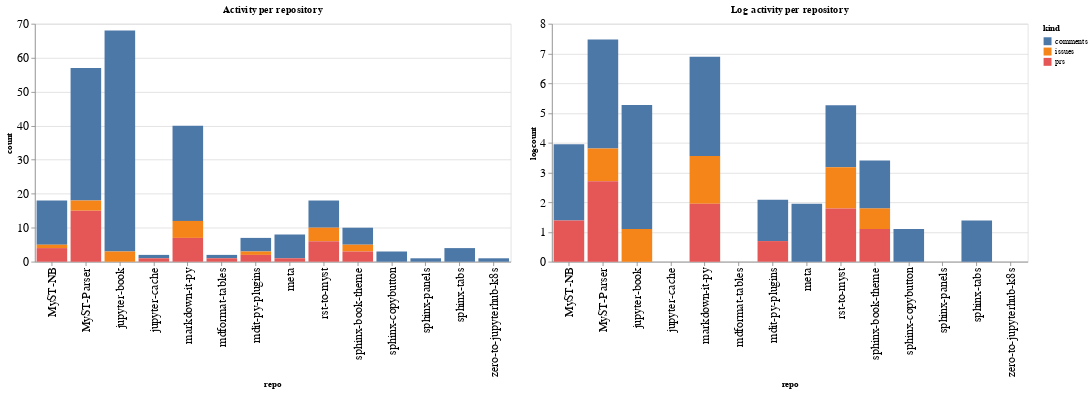

The cell this chart's notebook holds for it:
### Code cell
ch1 = alt.Chart(repo_summaries, width=600, title="Activity per repository").mark_bar().encode(
    x='repo',
    y='count',
    color='kind',
    tooltip="kind"
)

ch2 = alt.Chart(repo_summaries, width=600, title="Log activity per repository").mark_bar().encode(
    x='repo',
    y='logcount',
    color='kind',
    tooltip="kind"
)

ch1 | ch2

### Figure 1 — Vega-Lite specification as saved in the notebook (floating-point values rounded to 4 significant figures)
{"config": {"axisLeft": {"labelFontSize": 15}, "axisBottom": {"labelFontSize": 15}}, "hconcat": [{"mark": "bar", "encoding": {"color": {"type": "nominal", "field": "kind"}, "tooltip": {"type": "nominal", "field": "kind"}, "x": {"type": "nominal", "field": "repo"}, "y": {"type": "quantitative", "field": "count"}}, "title": "Activity per repository", "width": 600}, {"mark": "bar", "encoding": {"color": {"type": "nominal", "field": "kind"}, "tooltip": {"type": "nominal", "field": "kind"}, "x": {"type": "nominal", "field": "repo"}, "y": {"type": "quantitative", "field": "logcount"}}, "title": "Log activity per repository", "width": 600}], "data": {"name": "data-46ab38d0cf6b6fa07d95fa36abf030cf"}, "$schema": "https://vega.github.io/schema/vega-lite/v4.8.1.json", "datasets": {"data-46ab38d0cf6b6fa07d95fa36abf030cf": [{"repo": "MyST-NB", "kind": "comments", "count": 13, "logcount": 2.565}, {"repo": "MyST-NB", "kind": "issues", "count": 1, "logcount": 0.0}, {"repo": "MyST-NB", "kind": "prs", "count": 4, "logcount": 1.386}, {"repo": "MyST-Parser", "kind": "comments", "count": 39, "logcount": 3.664}, {"repo": "MyST-Parser", "kind": "issues", "count": 3, "logcount": 1.099}, {"repo": "MyST-Parser", "kind": "prs", "count": 15, "logcount": 2.708}, {"repo": "jupyter-book", "kind": "comments", "count": 65, "logcount": 4.174}, {"repo": "jupyter-book", "kind": "issues", "count": 3, "logcount": 1.099}, {"repo": "jupyter-cache", "kind": "comments", "count": 1, "logcount": 0.0}, {"repo": "jupyter-cache", "kind": "prs", "count": 1, "logcount": 0.0}, {"repo": "markdown-it-py", "kind": "comments", "count": 28, "logcount": 3.332}, {"repo": "markdown-it-py", "kind": "issues", "count": 5, "logcount": 1.609}, {"repo": "markdown-it-py", "kind": "prs", "count": 7, "logcount": 1.946}, {"repo": "mdformat-tables", "kind": "comments", "count": 1, "logcount": 0.0}, {"repo": "mdformat-tables", "kind": "prs", "count": 1, "logcount": 0.0}, {"repo": "mdit-py-plugins", "kind": "comments", "count": 4, "logcount": 1.386}, {"repo": "mdit-py-plugins", "kind": "issues", "count": 1, "logcount": 0.0}, {"repo": "mdit-py-plugins", "kind": "prs", "count": 2, "logcount": 0.6931}, {"repo": "meta", "kind": "comments", "count": 7, "logcount": 1.946}, {"repo": "meta", "kind": "prs", "count": 1, "logcount": 0.0}, {"repo": "rst-to-myst", "kind": "comments", "count": 8, "logcount": 2.079}, {"repo": "rst-to-myst", "kind": "issues", "count": 4, "logcount": 1.386}, {"repo": "rst-to-myst", "kind": "prs", "count": 6, "logcount": 1.792}, {"repo": "sphinx-book-theme", "kind": "comments", "count": 5, "logcount": 1.609}, {"repo": "sphinx-book-theme", "kind": "issues", "count": 2, "logcount": 0.6931}, {"repo": "sphinx-book-theme", "kind": "prs", "count": 3, "logcount": 1.099}, {"repo": "sphinx-copybutton", "kind": "comments", "count": 3, "logcount": 1.099}, {"repo": "sphinx-panels", "kind": "comments", "count": 1, "logcount": 0.0}, {"repo": "sphinx-tabs", "kind": "comments", "count": 4, "logcount": 1.386}, {"repo": "zero-to-jupyterhub-k8s", "kind": "comments", "count": 1, "logcount": 0.0}]}}
